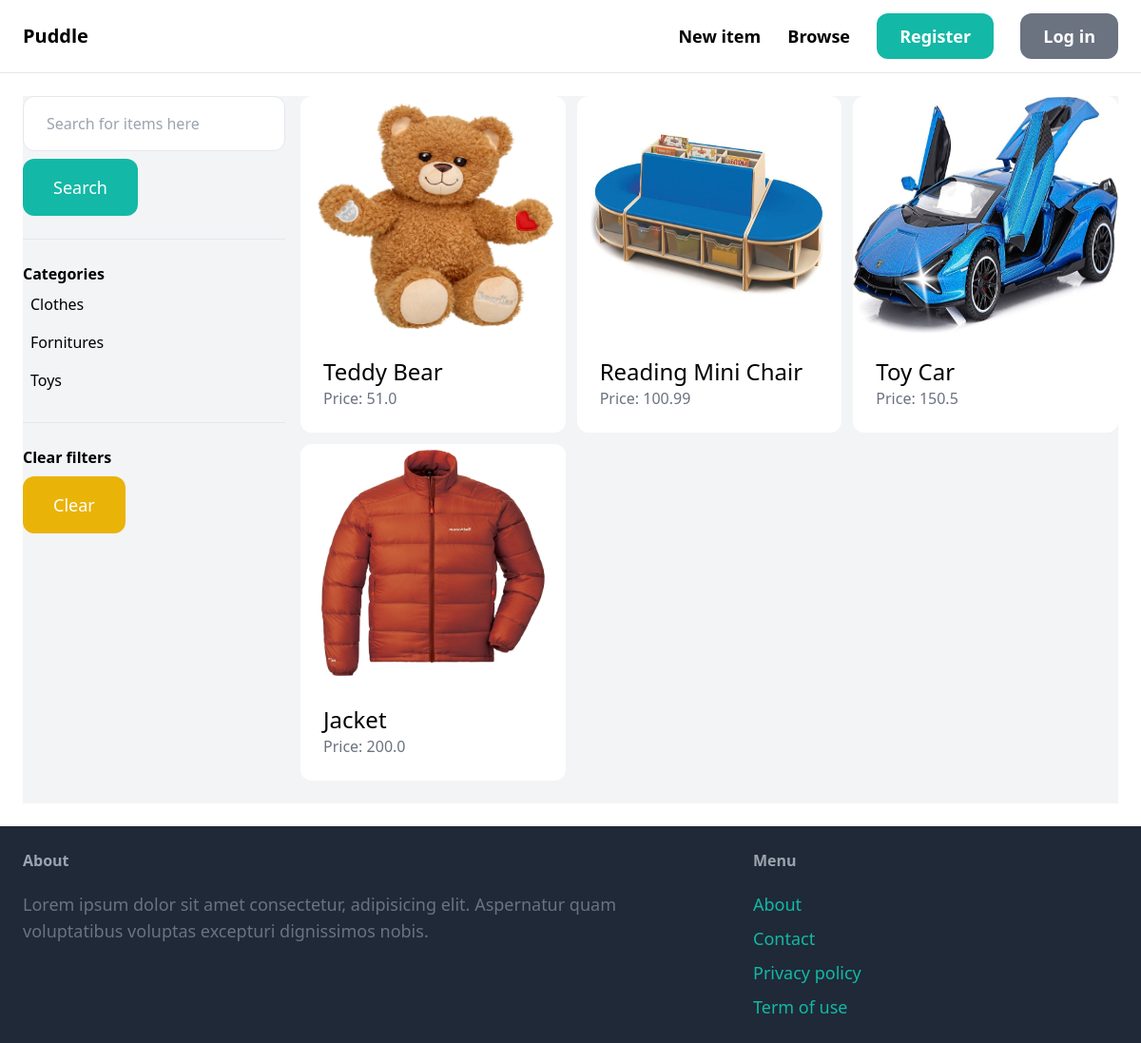
The app's page /items/ with its own data.
### item/models.py (models this page shows, shortened)
class Category(models.Model):
    name = models.CharField(max_length = 255)
    class Meta:
        ordering = ('name',)
        verbose_name_plural = 'Categories'

class Item(models.Model):
    category = models.ForeignKey(Category, related_name = 'items', on_delete = models.CASCADE)
    name = models.CharField(max_length = 255)
    description = models.TextField(blank = True, null = True)
    price = models.FloatField()
    image = models.ImageField(upload_to = 'item_images', blank = True, null = True)
    is_sold = models.BooleanField(default = False)
    created_by = models.ForeignKey(User, related_name = 'items', on_delete = models.CASCADE)
    created_at = models.DateTimeField(auto_now_add = True)

### item/views.py (the view)
# urls.py: path('', views.items, name='items'),
def items(request):
    query = request.GET.get('query', '')
    category_id = request.GET.get('category', 0)
    categories = Category.objects.all()
    items = Item.objects.filter(is_sold = False)
    if category_id:
        items = items.filter(category_id=category_id)
    if query:
        items = items.filter(Q(name__icontains=query) | Q(description__icontains=query))
    return render(request, 'item/items.html', {
        'items': items,
        'query': query,
        'categories': categories,
        'category_id': int(category_id)
    })

### item/templates/item/items.html (shortened to what this page needs)
{% extends 'core/base.html' %}
{% block content %}
    <div class="pb-6 grid grid-cols-4 gap-4 bg-gray-100">
        <div class="col-span-1">
            <form method="get" action="{% url 'item:items' %}">
                <input type="text" name="query" value="{{ query }}" placeholder="Search for items here" class="w-full py-4 px-6 border rounded-xl">
                <button class="mt-2 py-4 px-8 text-lg bg-teal-500 text-white rounded-xl">Search</button>
            </form>
            <hr class="my-6">
            <p class="font-semibold">Categories</p>
            <ul>
                {% for category in categories %}
                    <li class="py-2 px-2 rounded-xl{% if category.id == category_id %} bg-gray-200{% endif %}">
                        <a href="{% url 'item:items' %}?query={{ query }}&category={{ category.id }}">{{ category.name }}</a>
                    </li>
                {% endfor %}
            </ul>
            <hr class="my-6">
            <p class="font-semibold">Clear filters</p>
            <ul>
                <li><a href="{% url 'item:items' %}" class="mt-2 py-4 px-8 inline-block bg-yellow-500 text-lg rounded-xl text-white">Clear</a></li>
            </ul>
        </div>
        <div class="col-span-3">
            <div class="grid grid-cols-3 gap-3">
                {% for item in items %}
                    <div>
                        <a href="{% url 'item:detail' item.id %}">
                            <div>
                                <img src="{{ item.image.url }}" alt="{{ item.name}}" class="rounded-t-xl" style="height: 250px; width: 100%;">
                            </div>
                            <div class="p-6 bg-white rounded-b-xl">
                                <h2 class="text-2xl">{{ item.name }}</h2>
                                <p class="text-gray-500">Price: {{ item.price }}</p>
                            </div>
                        </a>
                    </div>
                {% endfor %}
            </div>
        </div>
    </div>
{% endblock %}

### records on screen
Category: name "Clothes"
Category: name "Fornitures"
Category: name "Toys"
Item: image (picture), name "Teddy Bear", price "51.0"
Item: image (picture), name "Reading Mini Chair", price "100.99"
Item: image (picture), name "Toy Car", price "150.5"
Item: image (picture), name "Jacket", price "200.0"
